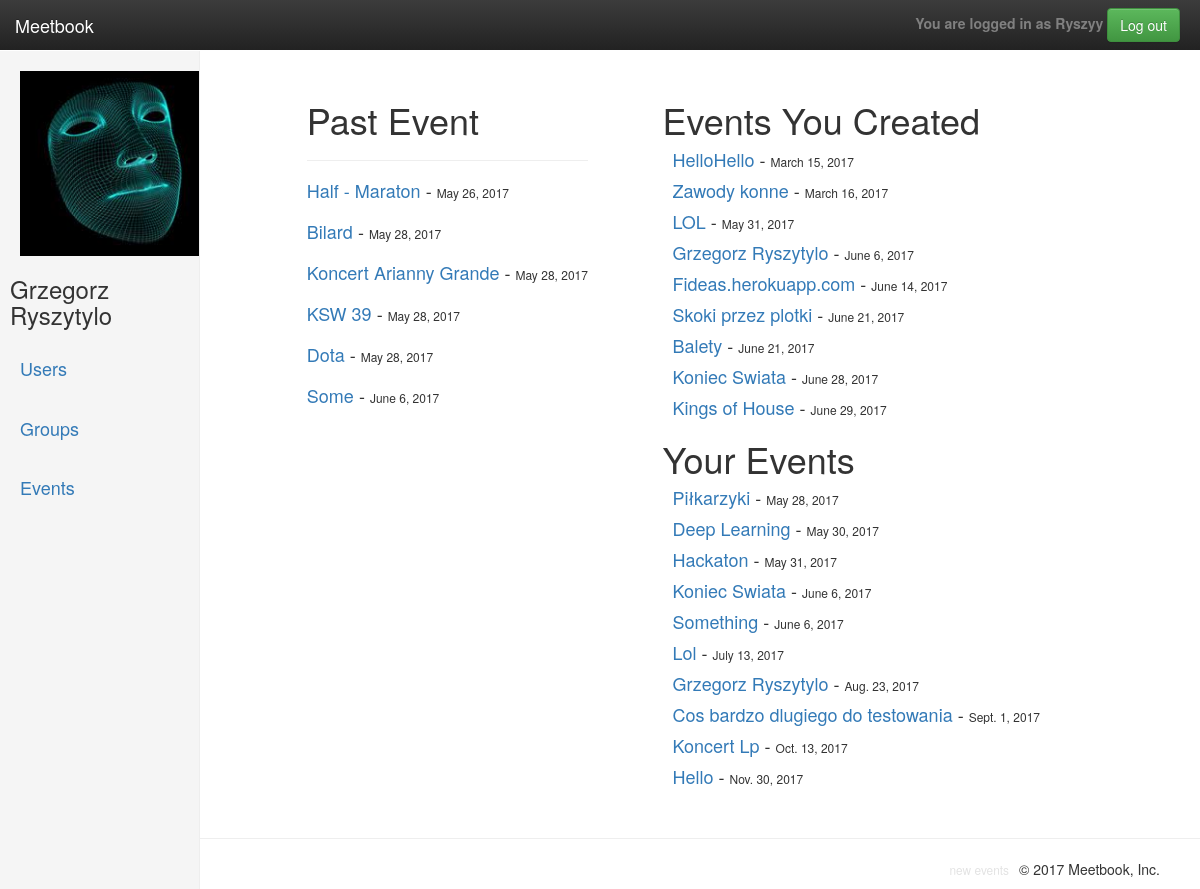
The app's page /past_events (signed in), older data.
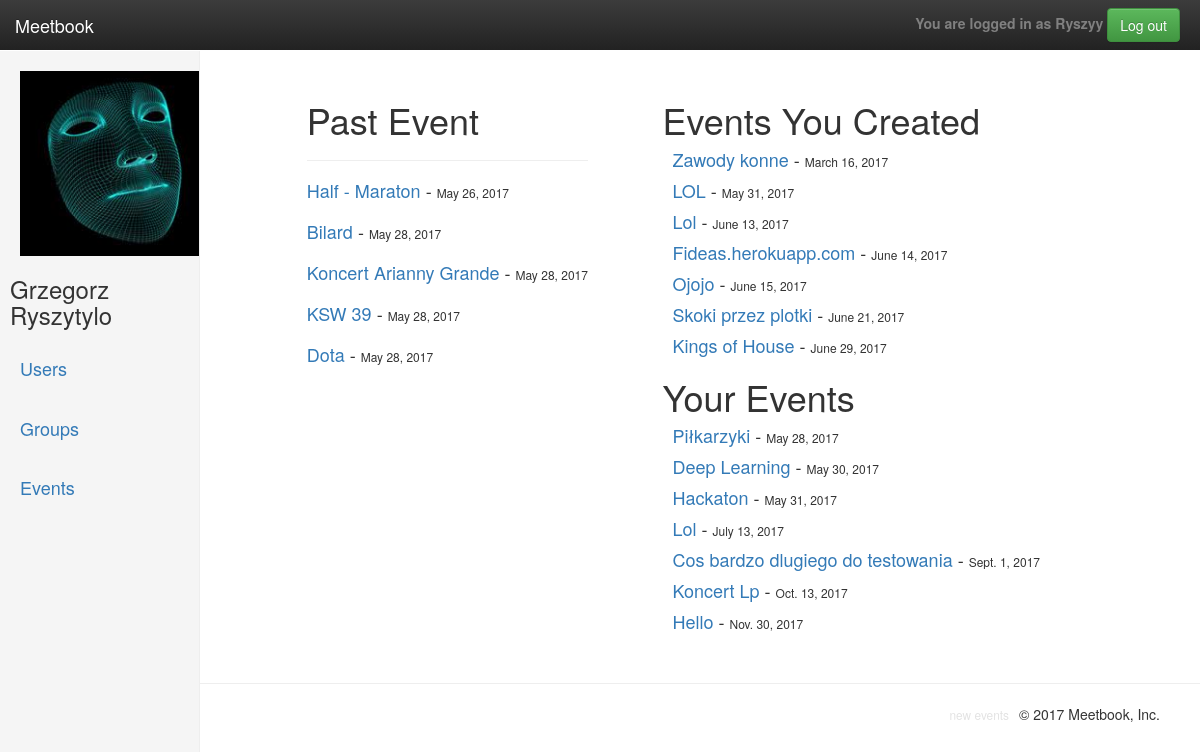
The same page, newer data.
### profiles/models.py (models this page shows, shortened)
class UserProfile(models.Model):
    user_auth = models.OneToOneField(User, primary_key=True, on_delete=models.CASCADE)
    location = models.ForeignKey(Location, null=True, blank=True, on_delete=models.CASCADE)
    slug = models.SlugField(blank=True)
    picture = models.ImageField(upload_to=upload_location, null=True, blank=True)
    friends = models.ManyToManyField('self',
                                     blank=True)
    pending = models.ManyToManyField('self',
                                     blank=True,
                                     through="Invite",
                                     through_fields=('r_to', 'r_from'),
                                     symmetrical=False)
    bio = models.TextField(blank=True, null=True)
    time = models.ManyToManyField("profiles.FreeTime",
                                  blank=True)

class Event(models.Model):
    name = models.CharField(max_length=120)
    location = models.ForeignKey(Location)
    date = models.DateTimeField(auto_now=False, auto_now_add=False, blank=True, null=True)
    intrest = models.ForeignKey(Intrest)
    members = models.ManyToManyField(UserProfile, blank=True)
    slug = models.SlugField(blank=True)
    creator = models.ForeignKey(UserProfile, related_name="creator", blank=True, null=True)
    group = models.ForeignKey(GroupProfile, blank=True, null=True)
    cost = models.IntegerField(blank=True, null=True)
    def __str__(self):
        return self.name

### profiles/views/cbv/event_crud.py (the view)
# urls.py: url(r'^past_events$', PastEventsList.as_view(), name="past_events"),
class PastEventsList(ListView):
    model = Event
    template_name = 'past_events.html'
    context_object_name = 'events_list'
    def get_context_data(self, **kwargs):
        context = super(PastEventsList, self).get_context_data(**kwargs)
        profile = UserProfile.objects.get(user_auth=self.request.user)
        events = Event.objects.filter(date__lte=datetime.date.fromordinal(datetime.date.today().toordinal() - 3)).exclude(members=profile).exclude(creator=profile).order_by('date')
        created_events = Event.objects.filter(Q(creator=profile) , Q(date__lte=datetime.date.fromordinal(datetime.date.today().toordinal() - 3))).order_by('date')
        member_of_event = Event.objects.filter(Q(members=profile) , Q(date__lte=datetime.date.fromordinal(datetime.date.today().toordinal() - 3))).exclude(creator=profile).order_by('date')
        context['events_list'] = events
        context['member_of_event'] = member_of_event
        context['profile'] = profile
        context['created_events'] = created_events
        return context

### templates/past_events.html
{% extends "basebase.html" %}
{% load crispy_forms_tags %}
{% load humanize %}
{% block sidepicture %}
	{% if user.is_authenticated %}
		{% if profile.picture %}
			<a href="{% url 'user_detail' profile.slug %}"><img src="{{ profile.picture.url }}" width="185" height="185"></a>
		{% else %}
			<a href="{% url 'user_detail' profile.slug %}"><img src="\media\default\defaultuser.png" width="185" height="185"></a>
		{% endif %}
	{% endif %}
{% endblock %}
{% block content %}
	<div class="col-md-12 col-md-offset-2">
		<h1>Past Event</h1>
		<hr>
		<ul style="padding-left: 0px;list-style-type: none; float: left">
			{% for event in events_list %}
				<li><h4 style="display: inline"><a href="{% url 'event_detail' event.slug %}">{{event}}</a> - </h4>
				<h6 style="display: inline">{{event.date|naturalday}}</h6></li>
			<br>
		{% endfor %}
	</ul>
</div>
{% endblock %}
{% block friends %}
<div style="margin-top: 10px; float: right; padding: 20px ; margin-right: 140px">
	<h1>Events You Created</h1>
	<div style="padding-left: 10px; min-height: 150px">
		{% for event in created_events %}
			<p><h4 style="display: inline"><a href="{% url 'event_detail' event.slug %}">{{event|capfirst}}</a> - </h4><h6 style="display: inline">
			{% if event.date|naturalday == 'today' %}
				{% if 'ago' in event.date|naturaltime %}
					started {{event.date|naturaltime}}
				{% endif %}
			{% else %}
				{{event.date|naturalday}}
			{% endif %}
		</h6></p>
	{% endfor %}
</div>
<h1>Your Events</h1>
<div style="padding-left: 10px;">
	{% for event in member_of_event %}
		<p><h4 style="display: inline"><a href="{% url 'event_detail' event.slug %}">{{event|capfirst}}</a> - </h4><h6 style="display: inline">
		{% if event.date|naturalday == 'today' %}
			{% if 'ago' in event.date|naturaltime %}
				started {{event.date|naturaltime}}
			{% endif %}
		{% else %}
			{{event.date|naturalday}}
		{% endif %}
	</h6></p>
{% endfor %}
</div>
</div>
{% endblock %}
{% block footer %}
<li style="float: right; padding-right: 10px;"><small><a id="footer" href="{% url 'events_list' %}">new events</a></small></li>
{% endblock %}

### templates/basebase.html (shortened to what this page needs)
{% load static %}
{% load crispy_forms_tags %}
<!DOCTYPE html>
<html lang="en">
	<head>
		<link rel="stylesheet" href="https://maxcdn.bootstrapcdn.com/bootstrap/3.3.7/css/bootstrap.min.css">
		<link rel="stylesheet" href="https://maxcdn.bootstrapcdn.com/bootstrap/3.3.7/css/bootstrap-theme.min.css">
		<link rel="stylesheet" href="{% static 'css/main.css' %}">
		<link rel="stylesheet" href="{% static 'css/index_sidebar.css' %}">
	</head>
	<body>
		<nav class="navbar navbar-inverse navbar-fixed-top">
			<div class="container-fluid">
				<div class="navbar-header">
					<a class="navbar-brand" href="{% url 'welcome' %}">Meetbook</a>
				</div>
				{% if user.is_authenticated %}
					<div id="navbar" class="navbar-collapse collapse" style="padding-right: 20px">
						<ul class="nav navbar-nav navbar-right">
							<li>
								<form class="navbar-form navbar-right" action="{% url 'logout' %}">
									<strong style="color:gray;">You are logged in as {{ user.username|capfirst }}</strong>
									<button type="submit" class="btn btn-success">Log out</button>
								</form>
							</li>
						</ul>
					</div>
				{% endif %}
			</div>
		</nav>
		<div class="container-fluid" style="min-height: 510px;">
			<div class="row">
				{% if user.is_authenticated %}
					<div class="col-sm-3 col-md-2 sidebar">
						<ul class="nav nav-sidebar">
							<li>
								<div style="padding-left: 20px">
									{% block sidepicture %}
									{% endblock %}
								</div>
								{% if user.first_name and user.last_name %}
									<h3 style="padding-left: 10px;">{{ user.first_name }} {{ user.last_name }}</h3>
								{% endif %}
							</li>
							<li><a href="{% url 'users_list' %}"><h4>Users</h4></a></li>
							<li><a href="{% url 'groups_list' %}"><h4>Groups</h4></a></li>
							<li><a href="{% url 'events_list' %}"><h4>Events</h4></a></li>
						</ul>
					</div>
				{% endif %}
				<div class="col-md-offset-2" style="padding-top: 30px; padding-left: 40px;float: left;">
					{% block content %}
					{% endblock %}
				</div>
				{% if user.is_authenticated %}
					{% block friends %}
					{% endblock %}
					</div>
				{% endif %}
			</div>
		<hr>
		<footer style="float: right; padding-right: 40px;">
			<ul style=" list-style-type: none;">
				<li style = "float: right;"><p>&copy; 2017 Meetbook, Inc.</p></li>
				{% block footer %}
				{% endblock %}
			</ul>
		</footer>
	</body>
</html>

### static/css/main.css (style rules this page uses)
body { padding-top: 50px; }
.navbar-fixed-top { border: 0; }
.sidebar { display: none; }
@media (min-width: 768px) { .sidebar { position: fixed; top: 51px; bottom: 0; left: 0; z-index: 1000; display: block; padding: 20px; overflow-x: hidden; overflow-y: auto; background-color: #f5f5f5; border-right: 1px solid #eee; } }
.nav-sidebar { margin-right: -21px; margin-bottom: 20px; margin-left: -20px; }
.nav-sidebar > li > a { padding-right: 20px; padding-left: 20px; }

### static/css/index_sidebar.css (style rules this page uses)
body { padding-top: 50px; }
.navbar-fixed-top { border: 0; }
.sidebar { display: none; }
@media (min-width: 768px) { .sidebar { position: fixed; top: 51px; bottom: 0; left: 0; z-index: 1000; display: block; padding: 20px; overflow-x: hidden; overflow-y: auto; background-color: #f5f5f5; border-right: 1px solid #eee; } }
.nav-sidebar { margin-right: -21px; margin-bottom: 20px; margin-left: -20px; }
.nav-sidebar > li > a { padding-right: 20px; padding-left: 20px; }

### templates/basebase.html (style rules this page uses)
#footer { color: #e3e3e3; }

Row changes from the older to the newer data that the page shows:
removed Event: name "Some", date "June 6, 2017", shown under "Past Event"
removed Event: name "HelloHello", date "March 15, 2017", shown under "Events You Created"
removed Event: name "Grzegorz Ryszytylo", date "June 6, 2017", shown under "Events You Created"
removed Event: name "Balety", date "June 21, 2017", shown under "Events You Created"
removed Event: name "Koniec Swiata", date "June 28, 2017", shown under "Events You Created"
removed Event: name "Koniec Swiata", date "June 6, 2017", shown under "Your Events"
removed Event: name "Something", date "June 6, 2017", shown under "Your Events"
removed Event: name "Grzegorz Ryszytylo", date "Aug. 23, 2017", shown under "Your Events"
added Event: name "Lol", date "June 13, 2017", shown under "Events You Created"
added Event: name "Ojojo", date "June 15, 2017", shown under "Events You Created"
